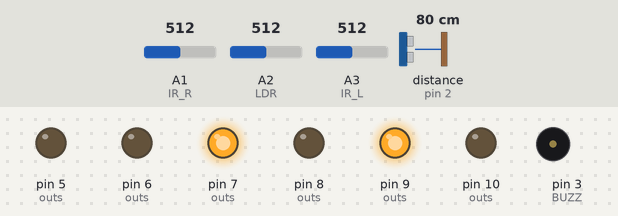
The sketch below on a simulated Arduino Uno, built with avr-gcc and run on an emulated ATmega328P. Parts: output pins drawn as LEDs (lit = HIGH), buzzer (waves = sounding). Wiring (inferred from the names in the program): ultrasonic range finder: trigger pin 4; echo pin 2. The inputs (shaded band) are chosen by the test bench; at power-on: distance to the obstacle (sensor on pin 2) 80 cm, A1 (IR_R) = 512, A2 (LDR) = 512, A3 (IR_L) = 512. The echo pulse lasts 58.3 µs per cm; pins used as bus, display or sensor lines are not drawn; what the sketch prints to the serial monitor is not drawn.

Above: at 2.2 s.
2.3 s: distance to the obstacle (sensor on pin 2) set to 12 cm
3.8 s: distance to the obstacle (sensor on pin 2) set to 9 cm
At 3.86 s:
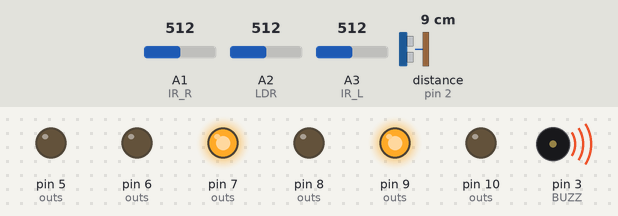
6.8 s: A1 (IR_R) set to 112
9.8 s: A1 (IR_R) set to 91
12.8 s: distance to the obstacle (sensor on pin 2) set to 18 cm
At 12.89 s:
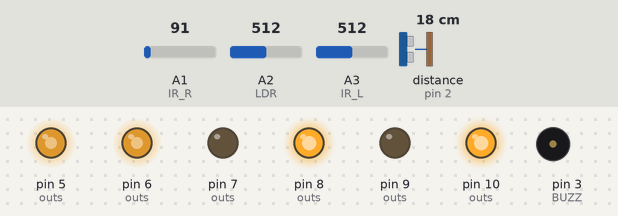
At 14.6 s:
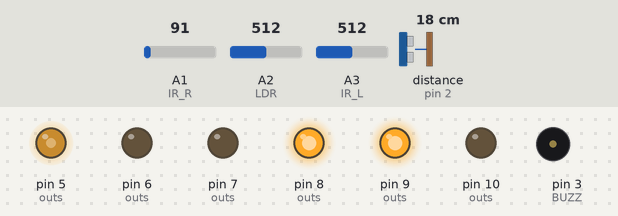
15.0 s: A1 (IR_R) set to 306
At 16.2 s:
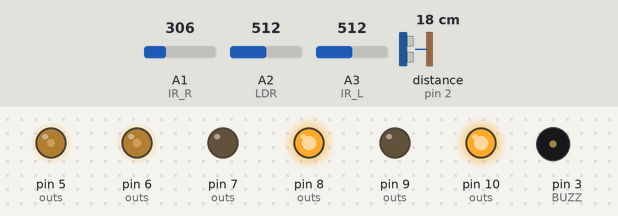
Timing chart, 0 to 17.6 s (numbered marks = the images above; inputs shaded):
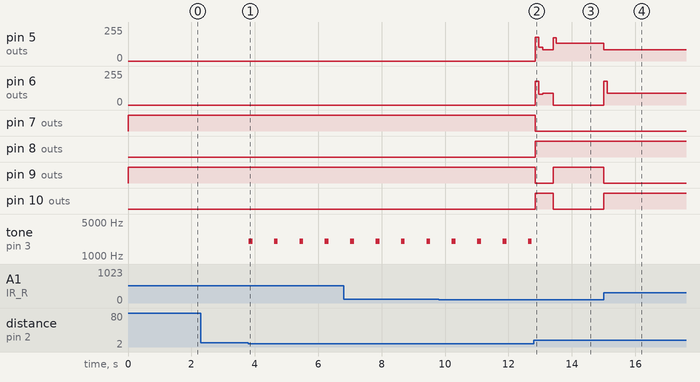

Measured:
- the behaviour switches between 11 and 10 cm on distance to the obstacle (sensor on pin 2) (found by bisection; images 0 and 1)
- after the input at 2.3 s, every drawn part: stays the same
- after the input at 3.8 s, tone on pin 3 (BUZZ): alternates 2000 Hz for 0.12 s and silent for 0.68 s, starting at once
- after the input at 12.8 s, pin 5 (outs): 0/255 → 178/255 at once, → 105/255 0.12 s later, → 86/255 0.13 s later, → 173/255 0.32 s later, … (5 changes in this stretch); pin 6 (outs): 0/255 → 180/255 at once, → 80/255 0.12 s later, → 87/255 0.13 s later, → 0/255 0.32 s later
- after the input at 15.0 s, pin 5 (outs): 133/255 → 86/255 at once; pin 6 (outs): 0/255 → 180/255 at once, → 87/255 0.12 s later; pin 9 (outs): HIGH → LOW at once; pin 10 (outs): LOW → HIGH at once

The sketch:

line_tracer_control.ino
```cpp
#include <Arduino.h>

// ============================================================
//  2-Sensor Straddle Line Tracer
//  Arduino UNO + L298N
//
//  - 검은 테이프는 두 IR 센서 사이로 지나감
//  - 완만한 곡선: BASE ± DIFF
//  - 직각 코너: 한쪽 바퀴 정지 + 반대쪽 바퀴 회전
//  - 직각 회전 시작 순간에만 PIVOT_BOOST 적용
//  - 출발 순간 START_BOOST 적용
// ============================================================

// -------------------- 핀 --------------------
const uint8_t IR_L = A3;
const uint8_t IR_R = A1;
const uint8_t LDR  = A2;

const uint8_t TRIG = 4;
const uint8_t ECHO = 2;
const uint8_t BUZZ = 3;

const uint8_t ENA = 5, IN1 = 7, IN2 = 8;    // 오른쪽 모터
const uint8_t ENB = 6, IN3 = 9, IN4 = 10;   // 왼쪽 모터

// -------------------- 센서 캘리브레이션 --------------------
#define CALIBRATE 0

const int IR_TH_L = 100;
const int IR_TH_R = 100;

const bool BLACK_HIGH = true;

// 모터 방향이 반대면 true/false 변경
const bool FLIP_R = true;
const bool FLIP_L = true;

// 좌우 직진 보정
const int TRIM_L = 100;
const int TRIM_R = 99;

// -------------------- 주행 세팅 --------------------
const int BASE = 87;

// 완만한 곡선 보정량
const int DIFF = 20;

// 너무 낮은 PWM에서는 모터가 정지마찰을 못 이길 수 있음
const int MIN_PWM = 80;

// 정지 -> 출발 순간 부스트
const int START_BOOST_PWM = 180;
const unsigned long START_BOOST_MS = 120;

// 직각 회전 기본 PWM
const int PIVOT = 135;

// 직각 회전이 처음 시작될 때만 토크 부스트
const int PIVOT_BOOST = 175;
const unsigned long PIVOT_BOOST_MS = 100;

// 한쪽 센서가 이 시간 이상 계속 검정을 보면 직각 코너로 판정
const unsigned long CORNER_MS = 250;

// 코너 판정 후 실제 회전을 시작하기 전에 앞으로 가는 시간
// 센서가 바퀴축보다 약 9 cm 앞에 있는 현재 구조용 테스트값
const unsigned long ADVANCE_MS = 320;

// 회전 종료 후 반대로 살짝 되감는 시간
const unsigned long BACKOFF_MS = 120;

// -------------------- 기타 센서 --------------------
const int LDR_DARK = 850;
const unsigned long DARK_MS = 400;

const int STOP_CM = 10;

const unsigned long LOG_MS = 100;

// ============================================================
// 조향 상태
// ============================================================

struct Drive {
  int l;
  int r;
};

static Drive mk(int l, int r) {
  Drive d;
  d.l = l;
  d.r = r;
  return d;
}

int8_t blackSide = 0;       // -1: 왼쪽 검정, +1: 오른쪽 검정
unsigned long blackSince = 0;

// 코너 상태
int8_t cornerDir = 0;       // -1: 좌회전, +1: 우회전
unsigned long advanceUntil = 0;
unsigned long backUntil = 0;

// 직각 회전 전용 부스트 상태
bool pivotStarted = false;
unsigned long pivotBoostUntil = 0;

// ============================================================
// 조향 결정
// ============================================================

Drive decide(bool L, bool R, unsigned long now) {

  // ----------------------------------------------------------
  // 이미 직각 코너 처리 중
  // ----------------------------------------------------------
  if (cornerDir) {

    // 1) 센서가 코너를 먼저 봤으므로 바퀴축을 코너 쪽으로 조금 전진
    if (now < advanceUntil) {
      return mk(BASE, BASE);
    }

    // 2) 반대편 센서가 새 라인을 잡을 때까지 회전
    bool opposite = (cornerDir < 0) ? R : L;

    if (!backUntil && !opposite) {

      // 실제 회전이 시작되는 순간 딱 한 번 부스트
      if (!pivotStarted) {
        pivotStarted = true;
        pivotBoostUntil = now + PIVOT_BOOST_MS;
      }

      int turnPWM = (now < pivotBoostUntil) ? PIVOT_BOOST : PIVOT;

      // 볼캐스터 마찰을 줄이기 위해 한쪽 바퀴를 정지시키고 회전
      // 좌회전: 왼쪽 정지 / 오른쪽 전진
      // 우회전: 왼쪽 전진 / 오른쪽 정지
      return (cornerDir < 0)
               ? mk(0, turnPWM)
               : mk(turnPWM, 0);
    }

    // 3) 반대편 센서가 라인을 잡으면 살짝 되감아서 중앙 쪽으로 복귀
    bool detector = (cornerDir < 0) ? L : R;

    if (!backUntil) {
      backUntil = now + BACKOFF_MS;

      // 다음 코너를 위해 회전 부스트 상태 초기화
      pivotStarted = false;
      pivotBoostUntil = 0;
    }

    if (now < backUntil && !detector) {
      // 되감기는 기존 방식 유지
      return (cornerDir < 0)
               ? mk(PIVOT, -PIVOT)
               : mk(-PIVOT, PIVOT);
    }

    // 코너 처리 종료
    cornerDir = 0;
    backUntil = 0;
    blackSide = 0;

    pivotStarted = false;
    pivotBoostUntil = 0;
  }

  // ----------------------------------------------------------
  // 일반 라인 추종
  // ----------------------------------------------------------
  int8_t side = 0;

  if (L && !R) {
    side = -1;
  }
  else if (R && !L) {
    side = +1;
  }
  else if (L && R) {
    // 교차선/코너 진입 시 직전 방향 유지
    side = blackSide;
  }

  if (side != blackSide) {
    blackSide = side;
    blackSince = now;
  }

  // 양쪽 모두 흰색이면 직진
  if (side == 0) {
    return mk(BASE, BASE);
  }

  // 같은 쪽이 오래 검정이면 직각 코너로 승격
  if ((now - blackSince) > CORNER_MS) {
    cornerDir = side;
    advanceUntil = now + ADVANCE_MS;

    pivotStarted = false;
    pivotBoostUntil = 0;

    return mk(BASE, BASE);
  }

  // 완만한 곡선 보정
  if (side < 0) {
    return mk(BASE - DIFF, BASE + DIFF);
  }
  else {
    return mk(BASE + DIFF, BASE - DIFF);
  }
}

// ============================================================
// 하드웨어
// ============================================================

bool isBlack(uint8_t pin, int th) {
  int v = analogRead(pin);
  return BLACK_HIGH ? (v > th) : (v < th);
}

void motor(uint8_t en, uint8_t a, uint8_t b, int v, bool flip) {

  if (flip) {
    v = -v;
  }

  int p = constrain(abs(v), 0, 255);

  // 모터가 움직이라는 명령을 받았는데 PWM이 너무 낮으면 최소 PWM 적용
  if (p > 0 && p < MIN_PWM) {
    p = MIN_PWM;
  }

  digitalWrite(a, v >= 0);
  digitalWrite(b, v < 0);
  analogWrite(en, p);
}

// 정지 상태에서 출발하는 순간에만 부스트.
// 주행 중 전진<->후진 방향이 바뀐다고 START_BOOST를 다시 걸지는 않는다.
// 직각회전 토크는 decide()의 PIVOT_BOOST에서 별도로 처리한다.
int applyStartBoost(
  int v,
  int8_t &lastSign,
  unsigned long &boostUntil,
  unsigned long now
) {
  int8_t sign = 0;

  if (v > 0) sign = 1;
  else if (v < 0) sign = -1;

  if (sign == 0) {
    lastSign = 0;
    boostUntil = 0;
    return 0;
  }

  if (lastSign == 0) {
    boostUntil = now + START_BOOST_MS;
  }

  lastSign = sign;

  if (now < boostUntil && abs(v) < START_BOOST_PWM) {
    return sign * START_BOOST_PWM;
  }

  return v;
}

void drive(Drive d) {

  static int8_t lastSignL = 0;
  static int8_t lastSignR = 0;

  static unsigned long boostUntilL = 0;
  static unsigned long boostUntilR = 0;

  unsigned long now = millis();

  int leftCmd = applyStartBoost(
    d.l, lastSignL, boostUntilL, now
  );

  int rightCmd = applyStartBoost(
    d.r, lastSignR, boostUntilR, now
  );

  motor(
    ENB, IN3, IN4,
    leftCmd * TRIM_L / 100,
    FLIP_L
  );

  motor(
    ENA, IN1, IN2,
    rightCmd * TRIM_R / 100,
    FLIP_R
  );
}

void halt() {
  drive(mk(0, 0));
}

// ============================================================
// 초음파
// ============================================================

long pingCm() {

  digitalWrite(TRIG, LOW);
  delayMicroseconds(2);

  digitalWrite(TRIG, HIGH);
  delayMicroseconds(10);

  digitalWrite(TRIG, LOW);

  long us = pulseIn(ECHO, HIGH, 25000UL);

  return us ? us / 58 : 999;
}

// ============================================================
// Setup
// ============================================================

void setup() {

  Serial.begin(115200);

  pinMode(IR_L, INPUT);
  pinMode(IR_R, INPUT);

  pinMode(LDR, INPUT_PULLUP);

  pinMode(TRIG, OUTPUT);
  pinMode(ECHO, INPUT);

  pinMode(BUZZ, OUTPUT);

  const uint8_t outs[] = {
    ENA, IN1, IN2,
    ENB, IN3, IN4
  };

  for (uint8_t i = 0; i < sizeof(outs); i++) {
    pinMode(outs[i], OUTPUT);
  }

  halt();

  // 차를 바닥에 놓을 시간
  delay(1000);
}

// ============================================================
// Main Loop
// ============================================================

void loop() {

#if CALIBRATE

  Serial.print(F("L="));
  Serial.print(analogRead(IR_L));
  Serial.print(
    isBlack(IR_L, IR_TH_L)
      ? F("(BLACK)\t")
      : F("(white)\t")
  );

  Serial.print(F("R="));
  Serial.print(analogRead(IR_R));
  Serial.print(
    isBlack(IR_R, IR_TH_R)
      ? F("(BLACK)\t")
      : F("(white)\t")
  );

  Serial.print(F("LDR="));
  Serial.print(analogRead(LDR));

  Serial.println(
    analogRead(LDR) > LDR_DARK
      ? F("(dark)")
      : F("")
  );

  halt();
  delay(200);
  return;

#endif

  unsigned long now = millis();

  bool L = isBlack(IR_L, IR_TH_L);
  bool R = isBlack(IR_R, IR_TH_R);

  int ldr = analogRead(LDR);

  // ----------------------------------------------------------
  // 1) 장애물
  // ----------------------------------------------------------
  static unsigned long lastPing = 0;
  static long dist = 999;

  if (now - lastPing > 60) {
    lastPing = now;
    dist = pingCm();
  }

  // ----------------------------------------------------------
  // 2) 그림자
  // ----------------------------------------------------------
  static unsigned long darkSince = 0;

  if (ldr > LDR_DARK) {
    if (!darkSince) {
      darkSince = now;
    }
  }
  else {
    darkSince = 0;
  }

  bool shadowed =
    darkSince &&
    (now - darkSince > DARK_MS);

  // ----------------------------------------------------------
  // 3) 출발 게이트
  // ----------------------------------------------------------
  static bool armed = false;

  // 양쪽 센서가 모두 검정이 아닌 상태를 한 번이라도 보면 출발 허용
  if (!(L && R)) {
    armed = true;
  }

  Drive d = mk(0, 0);

  const __FlashStringHelper *state;

  if (dist < STOP_CM) {
    state = F("STOP-장애물");
  }
  else if (shadowed) {
    state = F("STOP-그림자");
  }
  else if (!armed) {
    state = F("WAIT-바닥에내려놓으세요");
  }
  else {
    d = decide(L, R, now);
    state = F("RUN");
  }

  drive(d);

  // 장애물/그림자 감지 시 경고음
  if (dist < STOP_CM || shadowed) {

    static unsigned long lastBeep = 0;

    if (now - lastBeep > 800) {
      lastBeep = now;
      tone(BUZZ, 2000, 120);
    }

    // 정지 후 다시 출발할 때 코너 오판 방지
    blackSince = now;
  }

  // ----------------------------------------------------------
  // 4) 상태 출력
  // ----------------------------------------------------------
  static unsigned long lastLog = 0;

  if (LOG_MS && now - lastLog > LOG_MS) {

    lastLog = now;

    Serial.print(F("L="));
    Serial.print(analogRead(IR_L));
    Serial.print(L ? F("(B)\t") : F("(w)\t"));

    Serial.print(F("R="));
    Serial.print(analogRead(IR_R));
    Serial.print(R ? F("(B)\t") : F("(w)\t"));

    Serial.print(F("LDR="));
    Serial.print(ldr);
    Serial.print(ldr > LDR_DARK ? F("(dark)\t") : F("\t"));

    Serial.print(F("dist="));
    Serial.print(dist);
    Serial.print(F("cm\t"));

    Serial.print(F("PWM "));
    Serial.print(d.l);
    Serial.print('/');
    Serial.print(d.r);

    Serial.print(F("\t"));
    Serial.println(state);
  }
}
```

Source omitted: last.cpp (14972 bytes), sunyohan_copy.cpp (10995 bytes), sunyohan.cpp (11148 bytes)
